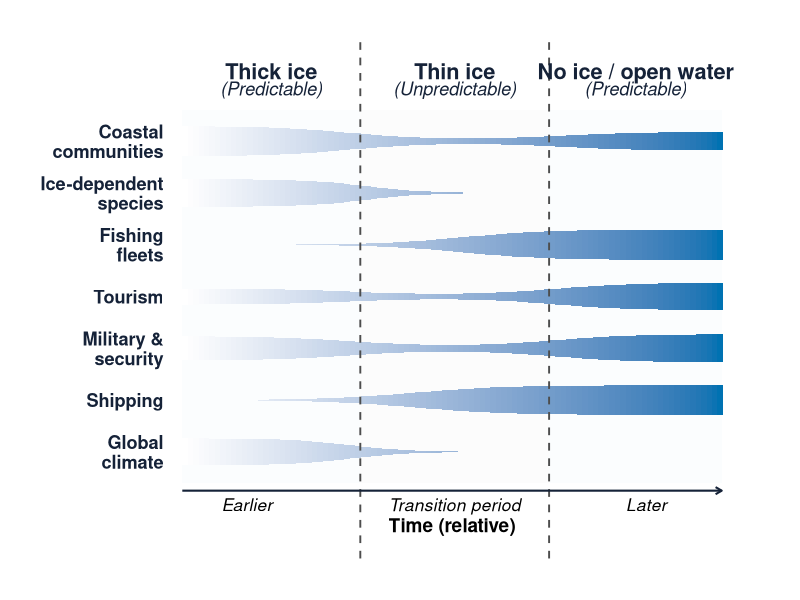
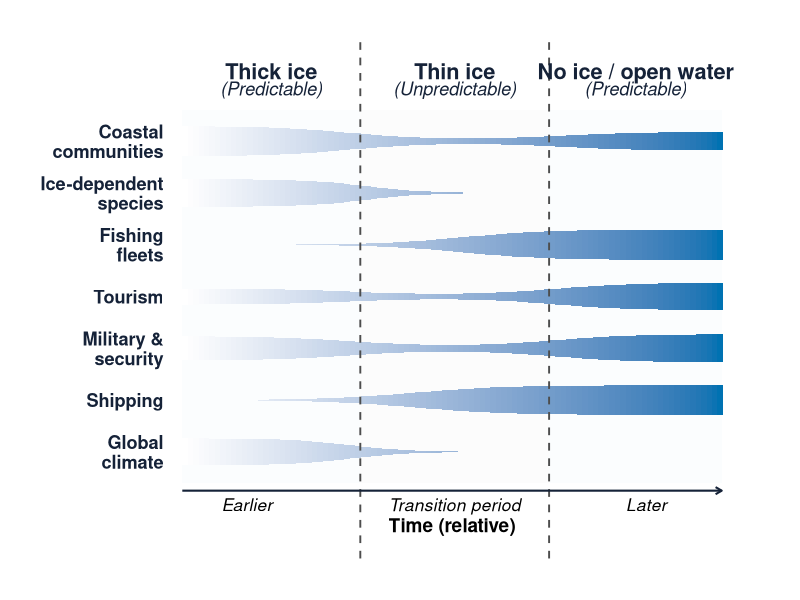

The R script that drew these images, in order:
# ============================================================
# Projecting an Ice Free Arctic
# Why "no” ice can mean "some” ice figure
# ============================================================

# Install these once if needed:
# install.packages(c("ggplot2", "dplyr", "tidyr", "scales"))

library(ggplot2)
library(dplyr)
library(tidyr)
library(scales)


# ------------------------------------------------------------
# 1. X AXIS
# ------------------------------------------------------------
# 0 = earlier / thick safe ice
# 1 = later / no ice

x <- seq(0, 1, length.out = 500)


# ------------------------------------------------------------
# 2. HELPER FUNCTIONS
# ------------------------------------------------------------

# Smooth transition between two values
smooth_transition <- function(x, midpoint, steepness = 15) {
  1 / (1 + exp(-steepness * (x - midpoint)))
}

# Smooth U-shaped curve:
# high at beginning, low in middle, high at end
u_curve <- function(x,
                    left_height,
                    minimum,
                    right_height,
                    left_mid = 0.30,
                    right_mid = 0.68,
                    steepness = 14) {
  
  decline <- 1 - smooth_transition(x, left_mid, steepness)
  rise    <- smooth_transition(x, right_mid, steepness)
  
  minimum +
    (left_height - minimum) * decline +
    (right_height - minimum) * rise
}


# ------------------------------------------------------------
# 3. DEFINE OPPORTUNITY CURVES
# ------------------------------------------------------------

# Coastal communities
# Slightly larger than species under thick ice,
# drops during unstable transition,
# recovers moderately under no ice.
coastal <- u_curve(
  x,
  left_height  = 0.90,
  minimum      = 0.10,
  right_height = 0.55,
  left_mid     = 0.31,
  right_mid    = 0.70
)


# Ice-dependent species
# High under thick ice, then rapidly disappears.
species <- 0.82 * (
  1 - smooth_transition(
    x,
    midpoint = 0.34,
    steepness = 18
  )
)


# Shipping
# No real opportunity under thick ice.
# Begins once thin/unsafe ice develops.
shipping <- 0.88 *
  smooth_transition(
    x,
    midpoint = 0.43,
    steepness = 12
  )


# Fishing fleets
# Begin AFTER shipping and increase toward open water.
fishing <- 0.90 *
  smooth_transition(
    x,
    midpoint = 0.52,
    steepness = 13
  )


# Tourism
# Some opportunity under thick/safe ice,
# low during unstable transition,
# high again later.
tourism <- u_curve(
  x,
  left_height  = 0.48,
  minimum      = 0.10,
  right_height = 0.82,
  left_mid     = 0.31,
  right_mid    = 0.69
)


# Military / security
# High -> low -> high
military <- u_curve(
  x,
  left_height  = 0.72,
  minimum      = 0.12,
  right_height = 0.84,
  left_mid     = 0.31,
  right_mid    = 0.69
)


# Global climate / albedo
# Strongly associated with ice;
# declines rapidly through transition and reaches ~0.
global_climate <- 0.80 * (
  1 - smooth_transition(
    x,
    midpoint = 0.31,
    steepness = 18
  )
)


# ------------------------------------------------------------
# 4. PUT EVERYTHING INTO ONE DATA FRAME
# ------------------------------------------------------------

df <- bind_rows(
  
  data.frame(
    x = x,
    group = "Coastal communities",
    opportunity = coastal,
    row = 7
  ),
  
  data.frame(
    x = x,
    group = "Ice-dependent species",
    opportunity = species,
    row = 6
  ),
  
  data.frame(
    x = x,
    group = "Fishing fleets",
    opportunity = fishing,
    row = 5
  ),
  
  data.frame(
    x = x,
    group = "Tourism",
    opportunity = tourism,
    row = 4
  ),
  
  data.frame(
    x = x,
    group = "Military & security",
    opportunity = military,
    row = 3
  ),
  
  data.frame(
    x = x,
    group = "Shipping",
    opportunity = shipping,
    row = 2
  ),
  
  data.frame(
    x = x,
    group = "Global climate",
    opportunity = global_climate,
    row = 1
  )
)


# ------------------------------------------------------------
# 5. CONVERT OPPORTUNITY INTO RIBBON THICKNESS
# ------------------------------------------------------------

# Maximum ribbon thickness
max_height <- 0.65

df <- df %>%
  mutate(
    ymin = row - opportunity * max_height / 2,
    ymax = row + opportunity * max_height / 2
  )


# ------------------------------------------------------------
# 6. WHITE -> BLUE GRADIENT
# ------------------------------------------------------------

# Divide x into many narrow strips.
# This allows the ribbons to gradually become darker blue
# from earlier -> later.

df <- df %>%
  mutate(
    segment = cut(
      x,
      breaks = seq(0, 1, length.out = 101),
      include.lowest = TRUE,
      labels = FALSE
    )
  )

gradient_df <- df %>%
  group_by(group, row, segment) %>%
  summarise(
    xmin = min(x),
    xmax = max(x),
    ymin = mean(ymin),
    ymax = mean(ymax),
    .groups = "drop"
  ) %>%
  mutate(
    gradient_value = xmin
  )


# ------------------------------------------------------------
# 7. LABEL POSITIONS
# ------------------------------------------------------------

labels <- data.frame(
  row = 7:1,
  label = c(
    "Coastal\ncommunities",
    "Ice-dependent\nspecies",
    "Fishing\nfleets",
    "Tourism",
    "Military &\nsecurity",
    "Shipping",
    "Global\nclimate"
  )
)


# ------------------------------------------------------------
# 8. BUILD FIGURE
# ------------------------------------------------------------

p <- ggplot() +
  
  # ----------------------------------------------------------
# ICE-CONDITION SECTION BACKGROUNDS
# ----------------------------------------------------------

annotate(
  "rect",
  xmin = 0,
  xmax = 0.33,
  ymin = 0.4,
  ymax = 7.6,
  fill = "#F4FAFD",
  alpha = 0.35
) +
  
  annotate(
    "rect",
    xmin = 0.33,
    xmax = 0.68,
    ymin = 0.4,
    ymax = 7.6,
    fill = "#F8F8F8",
    alpha = 0.35
  ) +
  
  annotate(
    "rect",
    xmin = 0.68,
    xmax = 1,
    ymin = 0.4,
    ymax = 7.6,
    fill = "#F4FAFD",
    alpha = 0.35
  ) +
  
  
  # ----------------------------------------------------------
# GRADIENT RIBBONS
# ----------------------------------------------------------

geom_rect(
  data = gradient_df,
  aes(
    xmin = xmin,
    xmax = xmax + 0.002,
    ymin = ymin,
    ymax = ymax,
    fill = gradient_value
  ),
  color = NA
) +
  
  scale_fill_gradient(
    low = "white",
    high = "#0072B2",
    guide = "none"
  ) +
  
  
  # ----------------------------------------------------------
# VERTICAL ICE-STATE DIVIDERS
# ----------------------------------------------------------

geom_vline(
  xintercept = c(0.33, 0.68),
  linetype = "dashed",
  linewidth = 0.65,
  color = "#4D4D4D"
) +
  
  
  # ----------------------------------------------------------
# CATEGORY LABELS
# ----------------------------------------------------------

geom_text(
  data = labels,
  aes(
    x = -0.035,
    y = row,
    label = label
  ),
  hjust = 1,
  size = 4.6,
  fontface = "bold",
  lineheight = 0.9,
  color = "#152238"
) +
  
  
  # ----------------------------------------------------------
# ICE-STATE HEADINGS
# ----------------------------------------------------------

annotate(
  "text",
  x = 0.165,
  y = 8.35,
  label = "Thick ice",
  size = 5.5,
  fontface = "bold",
  color = "#152238"
) +
  
  annotate(
    "text",
    x = 0.165,
    y = 8.02,
    label = "(Predictable)",
    size = 4.6,
    fontface = "italic",
    color = "#152238"
  ) +
  
  
  annotate(
    "text",
    x = 0.505,
    y = 8.35,
    label = "Thin ice",
    size = 5.5,
    fontface = "bold",
    color = "#152238"
  ) +
  
  annotate(
    "text",
    x = 0.505,
    y = 8.02,
    label = "(Unpredictable)",
    size = 4.6,
    fontface = "italic",
    color = "#152238"
  ) +
  
  
  annotate(
    "text",
    x = 0.84,
    y = 8.35,
    label = "No ice / open water",
    size = 5.5,
    fontface = "bold",
    color = "#152238"
  ) +
  
  annotate(
    "text",
    x = 0.84,
    y = 8.02,
    label = "(Predictable)",
    size = 4.6,
    fontface = "italic",
    color = "#152238"
  ) +
  
  
  # ----------------------------------------------------------
# TIME ARROW
# ----------------------------------------------------------

annotate(
  "segment",
  x = 0,
  xend = 1,
  y = 0.25,
  yend = 0.25,
  linewidth = 0.7,
  color = "#152238",
  arrow = arrow(
    length = unit(0.18, "cm"),
    type = "open"
  )
) +
  
  
  annotate(
    "text",
    x = 0.12,
    y = -0.02,
    label = "Earlier",
    size = 4.4,
    fontface = "italic"
  ) +
  
  annotate(
    "text",
    x = 0.505,
    y = -0.02,
    label = "Transition period",
    size = 4.4,
    fontface = "italic"
  ) +
  
  annotate(
    "text",
    x = 0.86,
    y = -0.02,
    label = "Later",
    size = 4.4,
    fontface = "italic"
  ) +
  
  annotate(
    "text",
    x = 0.50,
    y = -0.42,
    label = "Time (relative)",
    size = 4.8,
    fontface = "bold"
  ) +
  
  
  # ----------------------------------------------------------
# LIMITS
# ----------------------------------------------------------

coord_cartesian(
  xlim = c(-0.20, 1.02),
  ylim = c(-0.6, 8.6),
  clip = "off"
) +
  
  
  # ----------------------------------------------------------
# CLEAN THEME
# ----------------------------------------------------------

theme_void() +
  
  theme(
    plot.margin = margin(
      t = 25,
      r = 25,
      b = 30,
      l = 30
    )
  )


# ------------------------------------------------------------
# 9. DISPLAY
# ------------------------------------------------------------

p


# ------------------------------------------------------------
# 10. SAVE HIGH-RESOLUTION VERSION
# ------------------------------------------------------------

ggsave(
  "Arctic_Opportunity_Figure.png",
  p,
  width = 12,
  height = 7,
  dpi = 300,
  bg = "white"
)
